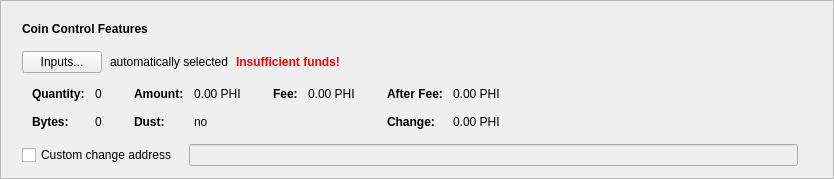
      <widget class="QFrame" name="frameCoinControl">
       <property name="sizePolicy">
        <sizepolicy hsizetype="Expanding" vsizetype="Fixed">
         <horstretch>0</horstretch>
         <verstretch>0</verstretch>
        </sizepolicy>
       </property>
       <property name="frameShape">
        <enum>QFrame::StyledPanel</enum>
       </property>
       <property name="frameShadow">
        <enum>QFrame::Raised</enum>
       </property>
       <layout class="QVBoxLayout" name="verticalLayout_2">
        <item>
         <layout class="QVBoxLayout" name="verticalLayoutCoinControl" stretch="0,0,0,0,0">
          <property name="spacing">
           <number>0</number>
          </property>
          <property name="sizeConstraint">
           <enum>QLayout::SetDefaultConstraint</enum>
          </property>
          <property name="leftMargin">
           <number>10</number>
          </property>
          <property name="topMargin">
           <number>10</number>
          </property>
          <item>
           <layout class="QHBoxLayout" name="horizontalLayoutCoinControl1">
            <property name="bottomMargin">
             <number>15</number>
            </property>
            <item>
             <widget class="QLabel" name="labelCoinControlFeatures">
              <property name="sizePolicy">
               <sizepolicy hsizetype="Preferred" vsizetype="Maximum">
                <horstretch>0</horstretch>
                <verstretch>0</verstretch>
               </sizepolicy>
              </property>
              <property name="font">
               <font>
                <weight>75</weight>
                <bold>true</bold>
               </font>
              </property>
              <property name="styleSheet">
               <string notr="true">font-weight:bold;</string>
              </property>
              <property name="text">
               <string>Coin Control Features</string>
              </property>
             </widget>
            </item>
           </layout>
          </item>
          <item>
           <layout class="QHBoxLayout" name="horizontalLayoutCoinControl2" stretch="0,0,0,0">
            <property name="spacing">
             <number>8</number>
            </property>
            <property name="bottomMargin">
             <number>10</number>
            </property>
            <item>
             <widget class="QPushButton" name="pushButtonCoinControl">
              <property name="styleSheet">
               <string notr="true"/>
              </property>
              <property name="text">
               <string>Inputs...</string>
              </property>
              <property name="autoDefault">
               <bool>false</bool>
              </property>
             </widget>
            </item>
            <item>
             <widget class="QLabel" name="labelCoinControlAutomaticallySelected">
              <property name="text">
               <string>automatically selected</string>
              </property>
              <property name="margin">
               <number>5</number>
              </property>
             </widget>
            </item>
            <item>
             <widget class="QLabel" name="labelCoinControlInsuffFunds">
              <property name="font">
               <font>
                <weight>75</weight>
                <bold>true</bold>
               </font>
              </property>
              <property name="styleSheet">
               <string notr="true">color:red;font-weight:bold;</string>
              </property>
              <property name="text">
               <string>Insufficient funds!</string>
              </property>
              <property name="margin">
               <number>5</number>
              </property>
             </widget>
            </item>
            <item>
             <spacer name="horizontalSpacerCoinControl">
              <property name="orientation">
               <enum>Qt::Horizontal</enum>
              </property>
              <property name="sizeHint" stdset="0">
               <size>
                <width>40</width>
                <height>1</height>
               </size>
              </property>
             </spacer>
            </item>
           </layout>
          </item>
          <item>
           <widget class="QWidget" name="widgetCoinControl" native="true">
            <property name="sizePolicy">
             <sizepolicy hsizetype="Preferred" vsizetype="Preferred">
              <horstretch>0</horstretch>
              <verstretch>0</verstretch>
             </sizepolicy>
            </property>
            <property name="minimumSize">
             <size>
              <width>0</width>
              <height>0</height>
             </size>
            </property>
            <property name="styleSheet">
             <string notr="true"/>
            </property>
            <layout class="QHBoxLayout" name="horizontalLayoutCoinControl5">
             <property name="leftMargin">
              <number>0</number>
             </property>
             <property name="topMargin">
              <number>0</number>
             </property>
             <property name="rightMargin">
              <number>0</number>
             </property>
             <property name="bottomMargin">
              <number>0</number>
             </property>
             <item>
              <layout class="QHBoxLayout" name="horizontalLayoutCoinControl3" stretch="0,0,0,1">
               <property name="spacing">
                <number>20</number>
               </property>
               <property name="topMargin">
                <number>0</number>
               </property>
               <property name="bottomMargin">
                <number>10</number>
               </property>
               <item>
                <layout class="QFormLayout" name="formLayoutCoinControl1">
                 <property name="horizontalSpacing">
                  <number>10</number>
                 </property>
                 <property name="verticalSpacing">
                  <number>14</number>
                 </property>
                 <property name="leftMargin">
                  <number>10</number>
                 </property>
                 <property name="topMargin">
                  <number>4</number>
                 </property>
                 <property name="rightMargin">
                  <number>6</number>
                 </property>
                 <item row="0" column="0">
                  <widget class="QLabel" name="labelCoinControlQuantityText">
                   <property name="font">
                    <font>
                     <weight>75</weight>
                     <bold>true</bold>
                    </font>
                   </property>
                   <property name="text">
                    <string>Quantity:</string>
                   </property>
                   <property name="margin">
                    <number>0</number>
                   </property>
                  </widget>
                 </item>
                 <item row="0" column="1">
                  <widget class="QLabel" name="labelCoinControlQuantity">
                   <property name="cursor">
                    <cursorShape>IBeamCursor</cursorShape>
                   </property>
                   <property name="contextMenuPolicy">
                    <enum>Qt::ActionsContextMenu</enum>
                   </property>
                   <property name="text">
                    <string notr="true">0</string>
                   </property>
                   <property name="margin">
                    <number>0</number>
                   </property>
                   <property name="textInteractionFlags">
                    <set>Qt::LinksAccessibleByMouse|Qt::TextSelectableByKeyboard|Qt::TextSelectableByMouse</set>
                   </property>
                  </widget>
                 </item>
                 <item row="1" column="0">
                  <widget class="QLabel" name="labelCoinControlBytesText">
                   <property name="font">
                    <font>
                     <weight>75</weight>
                     <bold>true</bold>
                    </font>
                   </property>
                   <property name="text">
                    <string>Bytes:</string>
                   </property>
                  </widget>
                 </item>
                 <item row="1" column="1">
                  <widget class="QLabel" name="labelCoinControlBytes">
                   <property name="cursor">
                    <cursorShape>IBeamCursor</cursorShape>
                   </property>
                   <property name="contextMenuPolicy">
                    <enum>Qt::ActionsContextMenu</enum>
                   </property>
                   <property name="text">
                    <string notr="true">0</string>
                   </property>
                   <property name="textInteractionFlags">
                    <set>Qt::LinksAccessibleByMouse|Qt::TextSelectableByKeyboard|Qt::TextSelectableByMouse</set>
                   </property>
                  </widget>
                 </item>
                </layout>
               </item>
               <item>
                <layout class="QFormLayout" name="formLayoutCoinControl2">
                 <property name="horizontalSpacing">
                  <number>10</number>
                 </property>
                 <property name="verticalSpacing">
                  <number>14</number>
                 </property>
                 <property name="leftMargin">
                  <number>6</number>
                 </property>
                 <property name="topMargin">
                  <number>4</number>
                 </property>
                 <property name="rightMargin">
                  <number>6</number>
                 </property>
                 <item row="0" column="0">
                  <widget class="QLabel" name="labelCoinControlAmountText">
                   <property name="font">
                    <font>
                     <weight>75</weight>
                     <bold>true</bold>
                    </font>
                   </property>
                   <property name="text">
                    <string>Amount:</string>
                   </property>
                   <property name="margin">
                    <number>0</number>
                   </property>
                  </widget>
                 </item>
                 <item row="0" column="1">
                  <widget class="QLabel" name="labelCoinControlAmount">
                   <property name="cursor">
                    <cursorShape>IBeamCursor</cursorShape>
                   </property>
                   <property name="contextMenuPolicy">
                    <enum>Qt::ActionsContextMenu</enum>
                   </property>
                   <property name="text">
                    <string notr="true">0.00 PHI</string>
                   </property>
                   <property name="textInteractionFlags">
                    <set>Qt::LinksAccessibleByMouse|Qt::TextSelectableByKeyboard|Qt::TextSelectableByMouse</set>
                   </property>
                  </widget>
                 </item>
                 <item row="1" column="0">
                  <widget class="QLabel" name="labelCoinControlLowOutputText">
                   <property name="font">
                    <font>
                     <weight>75</weight>
                     <bold>true</bold>
                    </font>
                   </property>
                   <property name="text">
                    <string>Dust:</string>
                   </property>
                  </widget>
                 </item>
                 <item row="1" column="1">
                  <widget class="QLabel" name="labelCoinControlLowOutput">
                   <property name="cursor">
                    <cursorShape>IBeamCursor</cursorShape>
                   </property>
                   <property name="contextMenuPolicy">
                    <enum>Qt::ActionsContextMenu</enum>
                   </property>
                   <property name="text">
                    <string notr="true">no</string>
                   </property>
                   <property name="textInteractionFlags">
                    <set>Qt::LinksAccessibleByMouse|Qt::TextSelectableByKeyboard|Qt::TextSelectableByMouse</set>
                   </property>
                  </widget>
                 </item>
                </layout>
               </item>
               <item>
                <layout class="QFormLayout" name="formLayoutCoinControl3">
                 <property name="horizontalSpacing">
                  <number>10</number>
                 </property>
                 <property name="verticalSpacing">
                  <number>14</number>
                 </property>
                 <property name="leftMargin">
                  <number>6</number>
                 </property>
                 <property name="topMargin">
                  <number>4</number>
                 </property>
                 <property name="rightMargin">
                  <number>6</number>
                 </property>
                 <item row="0" column="0">
                  <widget class="QLabel" name="labelCoinControlFeeText">
                   <property name="font">
                    <font>
                     <weight>75</weight>
                     <bold>true</bold>
                    </font>
                   </property>
                   <property name="text">
                    <string>Fee:</string>
                   </property>
                   <property name="margin">
                    <number>0</number>
                   </property>
                  </widget>
                 </item>
                 <item row="0" column="1">
                  <widget class="QLabel" name="labelCoinControlFee">
                   <property name="cursor">
                    <cursorShape>IBeamCursor</cursorShape>
                   </property>
                   <property name="contextMenuPolicy">
                    <enum>Qt::ActionsContextMenu</enum>
                   </property>
                   <property name="text">
                    <string notr="true">0.00 PHI</string>
                   </property>
                   <property name="textInteractionFlags">
                    <set>Qt::LinksAccessibleByMouse|Qt::TextSelectableByKeyboard|Qt::TextSelectableByMouse</set>
                   </property>
                  </widget>
                 </item>
                </layout>
               </item>
               <item>
                <layout class="QFormLayout" name="formLayoutCoinControl4">
                 <property name="horizontalSpacing">
                  <number>10</number>
                 </property>
                 <property name="verticalSpacing">
                  <number>14</number>
                 </property>
                 <property name="leftMargin">
                  <number>6</number>
                 </property>
                 <property name="topMargin">
                  <number>4</number>
                 </property>
                 <property name="rightMargin">
                  <number>6</number>
                 </property>
                 <item row="0" column="0">
                  <widget class="QLabel" name="labelCoinControlAfterFeeText">
                   <property name="font">
                    <font>
                     <weight>75</weight>
                     <bold>true</bold>
                    </font>
                   </property>
                   <property name="text">
                    <string>After Fee:</string>
                   </property>
                   <property name="margin">
                    <number>0</number>
                   </property>
                  </widget>
                 </item>
                 <item row="0" column="1">
                  <widget class="QLabel" name="labelCoinControlAfterFee">
                   <property name="cursor">
                    <cursorShape>IBeamCursor</cursorShape>
                   </property>
                   <property name="contextMenuPolicy">
                    <enum>Qt::ActionsContextMenu</enum>
                   </property>
                   <property name="text">
                    <string notr="true">0.00 PHI</string>
                   </property>
                   <property name="textInteractionFlags">
                    <set>Qt::LinksAccessibleByMouse|Qt::TextSelectableByKeyboard|Qt::TextSelectableByMouse</set>
                   </property>
                  </widget>
                 </item>
                 <item row="1" column="0">
                  <widget class="QLabel" name="labelCoinControlChangeText">
                   <property name="font">
                    <font>
                     <weight>75</weight>
                     <bold>true</bold>
                    </font>
                   </property>
                   <property name="text">
                    <string>Change:</string>
                   </property>
                  </widget>
                 </item>
                 <item row="1" column="1">
                  <widget class="QLabel" name="labelCoinControlChange">
                   <property name="cursor">
                    <cursorShape>IBeamCursor</cursorShape>
                   </property>
                   <property name="contextMenuPolicy">
                    <enum>Qt::ActionsContextMenu</enum>
                   </property>
                   <property name="text">
                    <string notr="true">0.00 PHI</string>
                   </property>
                   <property name="textInteractionFlags">
                    <set>Qt::LinksAccessibleByMouse|Qt::TextSelectableByKeyboard|Qt::TextSelectableByMouse</set>
                   </property>
                  </widget>
                 </item>
                </layout>
               </item>
              </layout>
             </item>
            </layout>
           </widget>
          </item>
          <item>
           <layout class="QHBoxLayout" name="horizontalLayoutCoinControl4" stretch="0,0,0">
            <property name="spacing">
             <number>12</number>
            </property>
            <property name="sizeConstraint">
             <enum>QLayout::SetDefaultConstraint</enum>
            </property>
            <property name="topMargin">
             <number>5</number>
            </property>
            <property name="rightMargin">
             <number>5</number>
            </property>
            <item>
             <widget class="QCheckBox" name="checkBoxCoinControlChange">
              <property name="toolTip">
               <string>If this is activated, but the change address is empty or invalid, change will be sent to a newly generated address.</string>
              </property>
              <property name="text">
               <string>Custom change address</string>
              </property>
             </widget>
            </item>
            <item>
             <widget class="QValidatedLineEdit" name="lineEditCoinControlChange">
              <property name="enabled">
               <bool>false</bool>
              </property>
              <property name="sizePolicy">
               <sizepolicy hsizetype="Expanding" vsizetype="Fixed">
                <horstretch>0</horstretch>
                <verstretch>0</verstretch>
               </sizepolicy>
              </property>
             </widget>
            </item>
            <item>
             <widget class="QLabel" name="labelCoinControlChangeLabel">
              <property name="sizePolicy">
               <sizepolicy hsizetype="Preferred" vsizetype="Expanding">
                <horstretch>0</horstretch>
                <verstretch>0</verstretch>
               </sizepolicy>
              </property>
              <property name="minimumSize">
               <size>
                <width>0</width>
                <height>0</height>
               </size>
              </property>
              <property name="text">
               <string/>
              </property>
              <property name="margin">
               <number>3</number>
              </property>
             </widget>
            </item>
           </layout>
          </item>
          <item>
           <spacer name="verticalSpacerCoinControl">
            <property name="orientation">
             <enum>Qt::Vertical</enum>
            </property>
            <property name="sizeType">
             <enum>QSizePolicy::Expanding</enum>
            </property>
            <property name="sizeHint" stdset="0">
             <size>
              <width>800</width>
              <height>1</height>
             </size>
            </property>
           </spacer>
          </item>
         </layout>
        </item>
       </layout>
      </widget>
